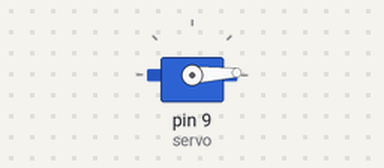
Bench run of a sketch on a simulated Arduino Uno, built with avr-gcc and run on an emulated ATmega328P. Shown: servo.

Above: at 0.05 s.
At 0.9 s:
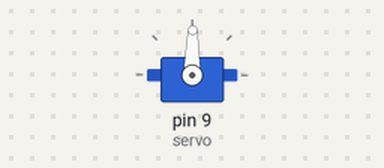
At 1.75 s:
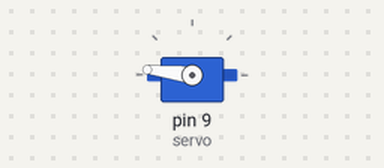
At 3.45 s:
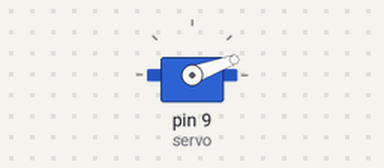
Timing chart, 0 to 8.4 s (numbered marks = the images above):
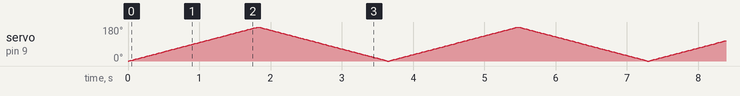

The sketch:

servo.ino
```cpp
#include <Servo.h>

Servo servo;

int pos = 0;

void setup() {
   servo.attach(9);
}

void loop() {
   for (pos = 0; pos <= 180; pos += 1){
      servo.write(pos);
      delay(10);
   }
   for (pos = 180; pos >= 0; pos -= 1){
      servo.write(pos);
      delay(10);
   }
}
```
